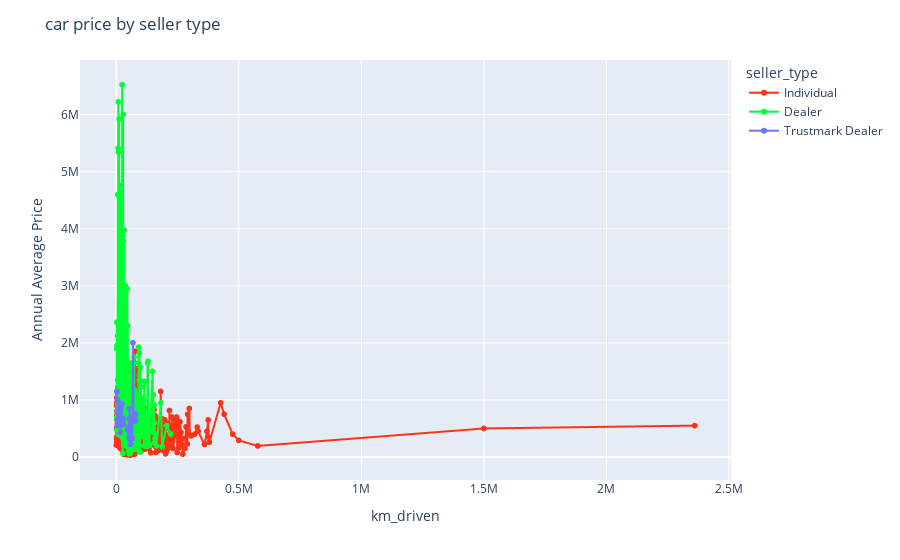

Source (notebook cell):
### Markdown cell above
Most sales occur from Dealership followerd by Trustmark Dealer and individaul seller type, here trustmark dealer is also another type of dealer that has some sort of certification, for our problem we can club dealer and trustmark dealer

Also renaming Individual seller type as Individual

### Code cell
price_byseller = cars.groupby(['km_driven', 'seller_type'])['selling_price'].mean().reset_index(name ='selling_price').round(2)

fig = px.line(price_byseller
                   ,x='km_driven', y = "selling_price", 
                   color = "seller_type", color_discrete_sequence=px.colors.qualitative.Light24)
fig.update_traces(mode='markers+lines')
fig.update_layout(
    title="car price by seller type",
    xaxis_title="km_driven",
    yaxis_title="Annual Average Price")
fig.show()

### Figure 1 — Plotly figure (JSON) as saved in the notebook; plotly's stock layout.template omitted (floating-point values rounded to 4 significant figures; data arrays with more than 128 entries replaced by an {"elided": "..."} marker saying what was removed)
{"data": [{"hovertemplate": "seller_type=Individual<br>km_driven=%{x}<br>selling_price=%{y}<extra></extra>", "legendgroup": "Individual", "line": {"color": "#FD3216", "dash": "solid"}, "marker": {"symbol": "circle"}, "mode": "markers+lines", "name": "Individual", "showlegend": true, "type": "scattergl", "x": {"elided": "580 int values"}, "xaxis": "x", "y": {"elided": "580 float values"}, "yaxis": "y"}, {"hovertemplate": "seller_type=Dealer<br>km_driven=%{x}<br>selling_price=%{y}<extra></extra>", "legendgroup": "Dealer", "line": {"color": "#00FE35", "dash": "solid"}, "marker": {"symbol": "circle"}, "mode": "markers+lines", "name": "Dealer", "showlegend": true, "type": "scattergl", "x": {"elided": "423 int values"}, "xaxis": "x", "y": {"elided": "423 float values"}, "yaxis": "y"}, {"hovertemplate": "seller_type=Trustmark Dealer<br>km_driven=%{x}<br>selling_price=%{y}<extra></extra>", "legendgroup": "Trustmark Dealer", "line": {"color": "#6A76FC", "dash": "solid"}, "marker": {"symbol": "circle"}, "mode": "markers+lines", "name": "Trustmark Dealer", "showlegend": true, "type": "scattergl", "x": [2286, 4295, 4701, 5229, 5621, 6757, 7032, 11533, 11688, 16589, 23712, 25272, 25538, 28182, 45629, 52442, 53201, 53619, 56494, 57728, 58343, 62841, 65204, 68089, 70670, 79011, 79328], "xaxis": "x", "y": [1150000, 1000000, 550000, 1000000, 650000, 600000, 779000, 950000, 850000, 430000, 925000, 570000, 625000, 675000, 475000, 325000, 675000, 850000, 550000, 550000, 225000, 650000, 325000, 2000000, 625000, 635000, 750000], "yaxis": "y"}], "layout": {"legend": {"title": {"text": "seller_type"}, "tracegroupgap": 0}, "margin": {"t": 60}, "title": {"text": "car price by seller type"}, "xaxis": {"anchor": "y", "domain": [0, 1], "title": {"text": "km_driven"}}, "yaxis": {"anchor": "x", "domain": [0, 1], "title": {"text": "Annual Average Price"}}}}
